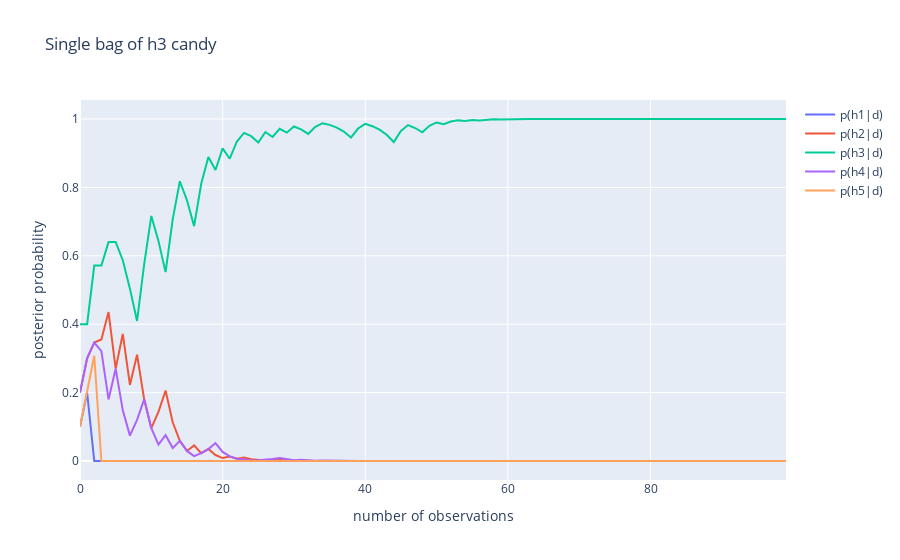
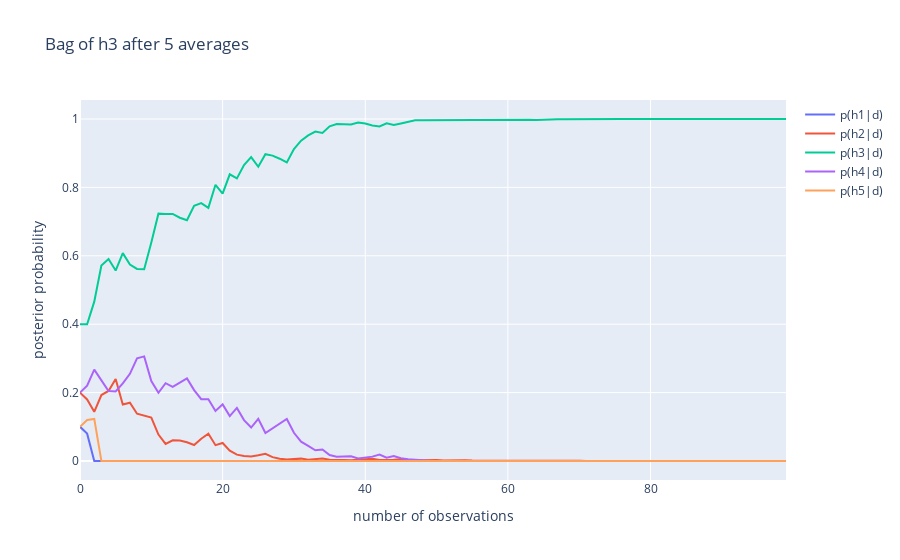
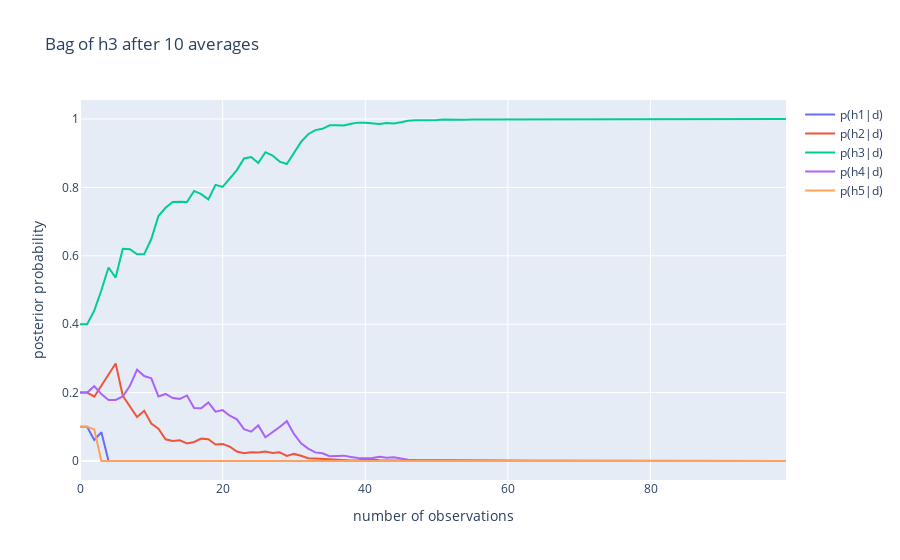

Source (notebook cell) for these figures, in order:
### Code cell
#Getting the Averages for h3

temp = makeDataSet("h3")
h1_p1 = getH1(temp)
h2_p1 = getH2(temp)
h3_p1 = getH3(temp)
h4_p1 = getH4(temp)
h5_p1 = getH5(temp)

#Single Bag
fig = go.Figure()
fig.update_layout(xaxis_title="number of observations",yaxis_title="posterior probability",title="Single bag of h3 candy")
fig.add_trace(go.Scatter(x = observations, y = h1_p1, mode='lines', name='p(h1|d)'))
fig.add_trace(go.Scatter(x = observations, y = h2_p2, mode='lines', name='p(h2|d)'))
fig.add_trace(go.Scatter(x = observations, y = h3_p3, mode='lines', name='p(h3|d)'))
fig.add_trace(go.Scatter(x = observations, y = h4_p4, mode='lines', name='p(h4|d)'))
fig.add_trace(go.Scatter(x = observations, y = h5_p5, mode='lines', name='p(h5|d)'))
fig.show()

temp = makeDataSet("h3")
h1_p2 = getH1(temp)
h2_p2 = getH2(temp)
h3_p2 = getH3(temp)
h4_p2 = getH4(temp)
h5_p2 = getH5(temp)

temp = makeDataSet("h3")
h1_p3 = getH1(temp)
h2_p3 = getH2(temp)
h3_p3 = getH3(temp)
h4_p3 = getH4(temp)
h5_p3 = getH5(temp)

temp = makeDataSet("h3")
h1_p4 = getH1(temp)
h2_p4 = getH2(temp)
h3_p4 = getH3(temp)
h4_p4 = getH4(temp)
h5_p4 = getH5(temp)

temp = makeDataSet("h3")
h1_p5 = getH1(temp)
h2_p5 = getH2(temp)
h3_p5 = getH3(temp)
h4_p5 = getH4(temp)
h5_p5 = getH5(temp)

#After 5 bags
h1_avg = []
h2_avg = []
h3_avg = []
h4_avg = []
h5_avg = []
for i in range (0,100,1):
    h1_avg.append(statistics.mean([h1_p1[i],h1_p2[i],h1_p3[i],h1_p4[i],h1_p5[i]]))
    h2_avg.append(statistics.mean([h2_p1[i],h2_p2[i],h2_p3[i],h2_p4[i],h2_p5[i]]))
    h3_avg.append(statistics.mean([h3_p1[i],h3_p2[i],h3_p3[i],h3_p4[i],h3_p5[i]]))
    h4_avg.append(statistics.mean([h4_p1[i],h4_p2[i],h4_p3[i],h4_p4[i],h4_p5[i]]))
    h5_avg.append(statistics.mean([h5_p1[i],h5_p2[i],h5_p3[i],h5_p4[i],h5_p5[i]]))
fig = go.Figure()
fig.update_layout(xaxis_title="number of observations",yaxis_title="posterior probability",title="Bag of h3 after 5 averages")
fig.add_trace(go.Scatter(x = observations, y = h1_avg, mode='lines', name='p(h1|d)'))
fig.add_trace(go.Scatter(x = observations, y = h2_avg, mode='lines', name='p(h2|d)'))
fig.add_trace(go.Scatter(x = observations, y = h3_avg, mode='lines', name='p(h3|d)'))
fig.add_trace(go.Scatter(x = observations, y = h4_avg, mode='lines', name='p(h4|d)'))
fig.add_trace(go.Scatter(x = observations, y = h5_avg, mode='lines', name='p(h5|d)'))
fig.show()

temp = makeDataSet("h3")
h1_p6 = getH1(temp)
h2_p6 = getH2(temp)
h3_p6 = getH3(temp)
h4_p6 = getH4(temp)
h5_p6 = getH5(temp)

temp = makeDataSet("h3")
h1_p7 = getH1(temp)
h2_p7 = getH2(temp)
h3_p7 = getH3(temp)
h4_p7 = getH4(temp)
h5_p7 = getH5(temp)

temp = makeDataSet("h3")
h1_p8 = getH1(temp)
h2_p8 = getH2(temp)
h3_p8 = getH3(temp)
h4_p8 = getH4(temp)
h5_p8 = getH5(temp)

temp = makeDataSet("h3")
h1_p9 = getH1(temp)
h2_p9 = getH2(temp)
h3_p9 = getH3(temp)
h4_p9 = getH4(temp)
h5_p9 = getH5(temp)

temp = makeDataSet("h3")
h1_p10 = getH1(temp)
h2_p10 = getH2(temp)
h3_p10 = getH3(temp)
h4_p10 = getH4(temp)
h5_p10 = getH5(temp)

#After 10 bags
h1_avg = []
h2_avg = []
h3_avg = []
h4_avg = []
h5_avg = []
for i in range (0,100,1):
    h1_avg.append(statistics.mean([h1_p1[i],h1_p2[i],h1_p3[i],h1_p4[i],h1_p5[i],h1_p6[i],h1_p7[i],h1_p8[i],h1_p9[i],h1_p10[i]]))
    h2_avg.append(statistics.mean([h2_p1[i],h2_p2[i],h2_p3[i],h2_p4[i],h2_p5[i],h2_p6[i],h2_p7[i],h2_p8[i],h2_p9[i],h2_p10[i]]))
    h3_avg.append(statistics.mean([h3_p1[i],h3_p2[i],h3_p3[i],h3_p4[i],h3_p5[i],h3_p6[i],h3_p7[i],h3_p8[i],h3_p9[i],h3_p10[i]]))
    h4_avg.append(statistics.mean([h4_p1[i],h4_p2[i],h4_p3[i],h4_p4[i],h4_p5[i],h4_p6[i],h4_p7[i],h4_p8[i],h4_p9[i],h4_p10[i]]))
    h5_avg.append(statistics.mean([h5_p1[i],h5_p2[i],h5_p3[i],h5_p4[i],h5_p5[i],h5_p6[i],h5_p7[i],h5_p8[i],h5_p9[i],h5_p10[i]]))
fig = go.Figure()
fig.update_layout(xaxis_title="number of observations",yaxis_title="posterior probability",title="Bag of h3 after 10 averages")
fig.add_trace(go.Scatter(x = observations, y = h1_avg, mode='lines', name='p(h1|d)'))
fig.add_trace(go.Scatter(x = observations, y = h2_avg, mode='lines', name='p(h2|d)'))
fig.add_trace(go.Scatter(x = observations, y = h3_avg, mode='lines', name='p(h3|d)'))
fig.add_trace(go.Scatter(x = observations, y = h4_avg, mode='lines', name='p(h4|d)'))
fig.add_trace(go.Scatter(x = observations, y = h5_avg, mode='lines', name='p(h5|d)'))
fig.show()
